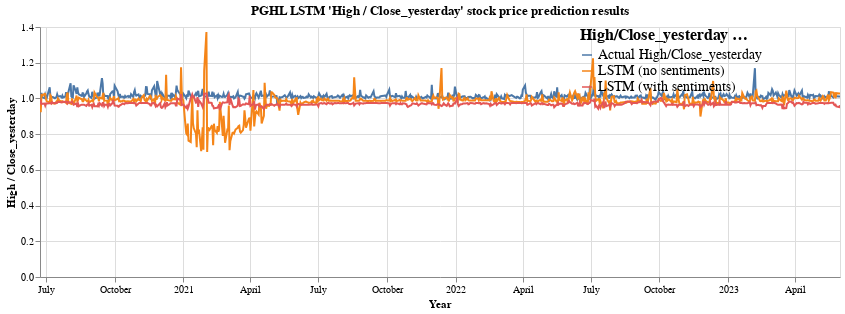

Notebook cell for this chart:
### Code cell
high_close_yesterday_ratio = alt.Chart(melted_df, title="PGHL LSTM 'High / Close_yesterday' stock price prediction results").mark_line().encode(
    x=alt.X('date:T', title="Year"),
    y = alt.Y('High/Close_yesterday:Q', title="High / Close_yesterday"),
    color = alt.Color('High/Close_yesterday method:N',
                      legend=alt.Legend(orient='right',direction = 'vertical',labelLimit = 400))
    ).properties(height = 250, width = 800
    ).configure_legend(
    offset=-260,
    symbolDirection='vertical',
        titleFontSize=16,
        labelFontSize=14
    )

high_close_yesterday_ratio.interactive()

### Figure 1 — Vega-Lite specification as saved in the notebook (floating-point values rounded to 4 significant figures; data arrays with more than 128 entries replaced by an {"elided": "..."} marker saying what was removed)
{"usermeta": {"embedOptions": {"theme": "fivethirtyeight"}}, "config": {"view": {"continuousWidth": 400, "continuousHeight": 300}, "legend": {"labelFontSize": 14, "offset": -260, "symbolDirection": "vertical", "titleFontSize": 16}}, "data": {"name": "data-26042cdec9b41d4231c43d907378195c"}, "mark": "line", "encoding": {"color": {"field": "High/Close_yesterday method", "legend": {"direction": "vertical", "labelLimit": 400, "orient": "right"}, "type": "nominal"}, "x": {"field": "date", "title": "Year", "type": "temporal"}, "y": {"field": "High/Close_yesterday", "title": "High / Close_yesterday", "type": "quantitative"}}, "height": 250, "selection": {"selector002": {"type": "interval", "bind": "scales", "encodings": ["x", "y"]}}, "title": "PGHL LSTM 'High / Close_yesterday' stock price prediction results", "width": 800, "$schema": "https://vega.github.io/schema/vega-lite/v4.17.0.json", "datasets": {"data-26042cdec9b41d4231c43d907378195c": {"elided": "2181 records"}}}
